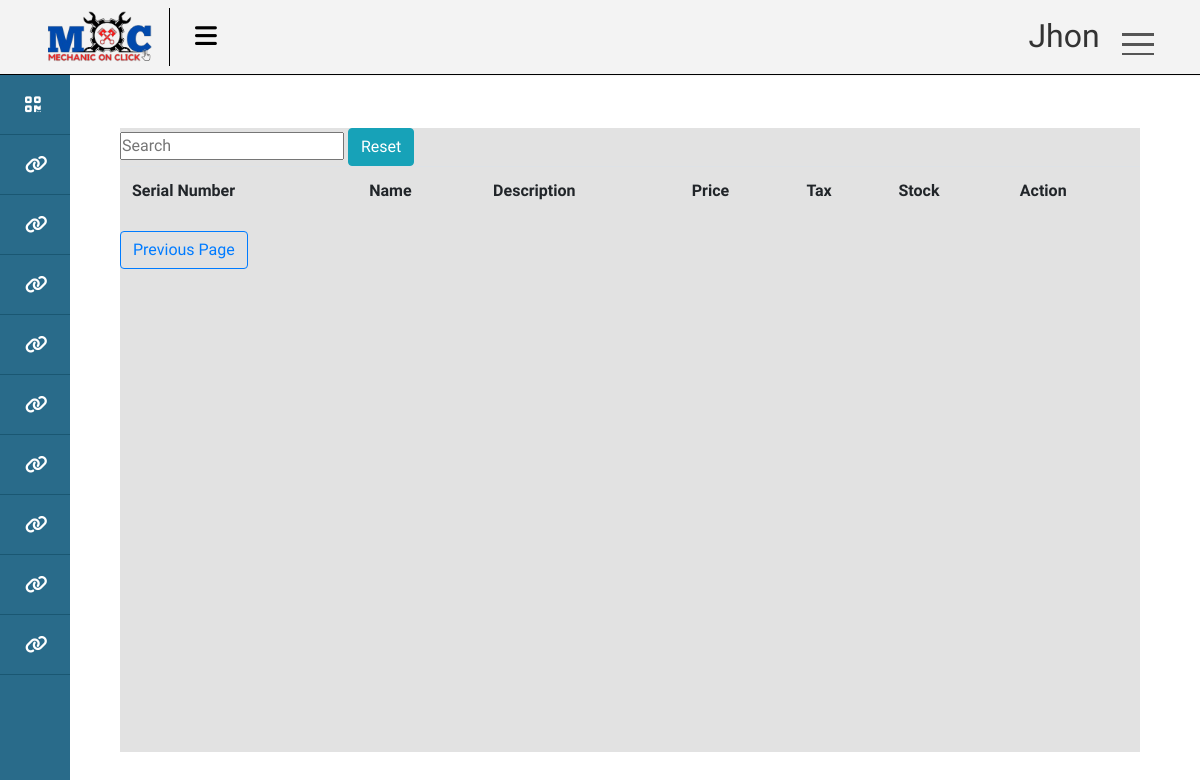
Page /products/ (signed in) on the earlier database version.
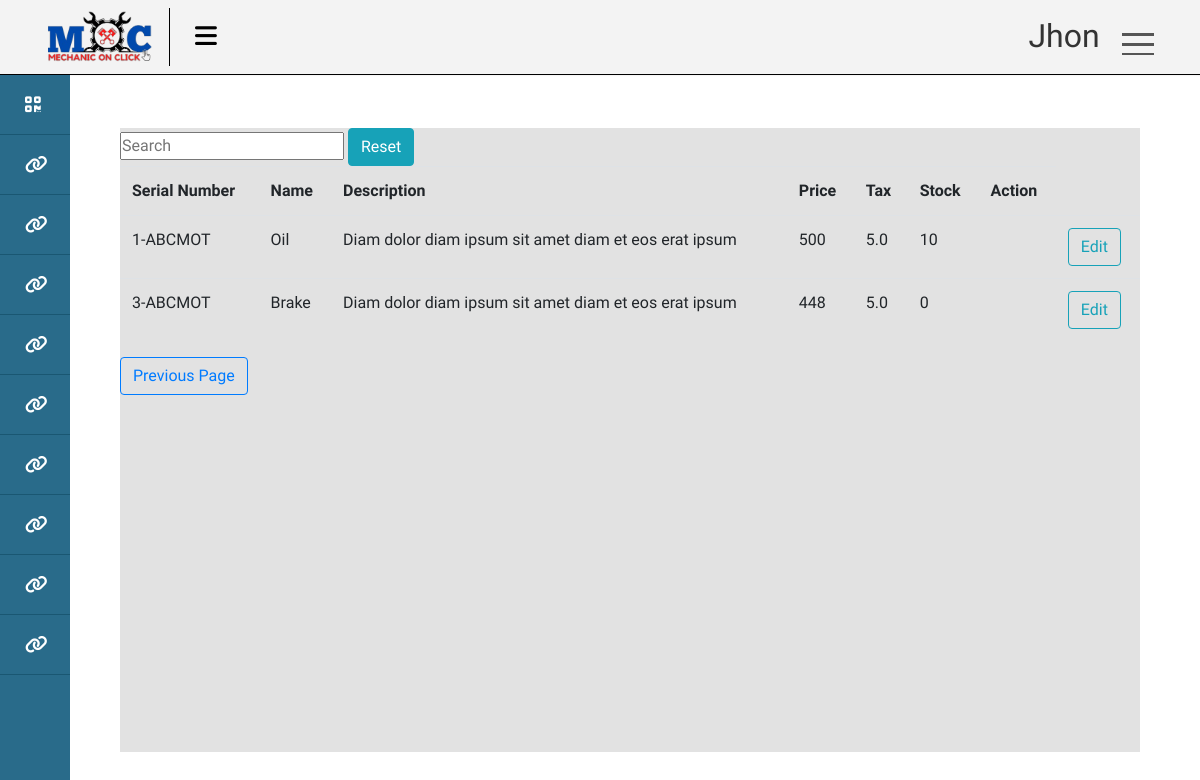
Same page on the later database version.
### account/models.py (models this page shows)
class User(AbstractUser):
    class Role(models.TextChoices):
        ADMIN = "ADMIN" , "Admin"
        CUSTOMER = 'CUSTOMER' , "Customer"
        EMPLOYEE = 'EMPLOYEE' , 'Employee'
        HR = 'HR' , 'Human Resource Manager'
        SM = 'SM' , 'Service Manager'
        SA = 'SA' , 'Service Advisor'
        NA = 'NA' , 'NA'
        BSM = 'BSM' , 'Body Shop Manager'
        BSA = 'BSA' , 'Body Shop Advisor'
        CRM = 'CRM' , 'Customer Relationship Manager'
        SPM = 'SPM' , 'Spare Part Manager'
        SPE = 'SPE' , 'Spare Part Executive'
        AM  = 'AM' , 'Account Manager'
    phone = models.CharField(max_length=13,unique=True , null=True , blank=True)
    role = models.CharField(max_length=50 , choices=Role.choices ,default= Role.CUSTOMER)
    is_active = models.BooleanField(default=False)

### ERP/models.py (models this page shows, shortened)
class CenterProduct(models.Model):
    name = models.CharField(max_length=100)
    description = models.CharField(max_length=400, default="Diam dolor diam ipsum sit amet diam et eos erat ipsum")
    purchase_price = models.IntegerField(default=300)
    price = models.IntegerField(default=500)
    center = models.ForeignKey(Center,on_delete= models.CASCADE)
    serial_number = models.CharField(max_length=50 , unique=True)
    tax = models.FloatField(default=5)
    stock = models.IntegerField(default=0)

### account/decorators.py (the view)
        def wrapper(request , *args, **kwargs):
            group = None
            role = request.user.role
            print(role)
            if role in allowed_roles:
                return view_func(request , *args, **kwargs)
            else :
                print('User Not allowed')
                return redirect('unauth_page')

### ERP/views.py (called while the page is built)
@login_required(login_url= 'login_page')
@allowed_users(allowed_roles=[User.Role.EMPLOYEE,User.Role.ADMIN])
def center_product_list(request):
    admin = Employee.objects.get(user = request.user )
    center = admin.center
    products = CenterProduct.objects.filter(center = center)
    context = {
        'products' : products
        }
    return render(request,'ERP/product/list_view.html',context)

### templates/ERP/product/list_view.html (shortened to what this page needs)
{% extends 'ERP/base.html' %}
{% load static %}
{% block content %}
{% include 'ERP/search_widget.html' %}
<table id="myTable" class = 'table'>
    <tr>
        <th>Serial Number</th>
        <th>Name</th>
        <th>Description</th>
        <th>Price</th>
        <th>Tax</th>
        <th>Stock</th>
        <th>Action</th>
        </tr>
        {% for product in products %}
        <tr>
            <td>{{product.serial_number}}</td>
            <td>{{product.name}}</td>
            <td>{{product.description}}</td>
            <td>{{product.price}}</td>
            <td>{{product.tax}}</td>
            <td>{{product.stock}}</td>
            <td>{{product.additional_products}}</td>
            <td>
                <a class="btn btn-outline-info" href="">Edit</a>
            </td>
        </tr>
        {% endfor %}
        </table>
        <input class="btn btn-outline-primary" type=button value="Previous Page" onClick="javascript:history.go(-1);">
{% endblock %}

### templates/ERP/base.html (shortened to what this page needs)
{% load static %}
<!DOCTYPE html>
<html lang="en">
<head>
   <link rel="stylesheet" href="{% static 'css/dashboard.css' %}">
   <link rel="stylesheet" href="https://cdn.jsdelivr.net/npm/bootstrap@4.0.0/dist/css/bootstrap.min.css">
 </head>
</head>
<body>
<div id="main">
 <div class="wrapper hover_collapse">
	<div class="top_navbar">
		<div class="logo"><img src="{% static 'img/MoC.png' %}" alt=""></div>
		<div class="menu">
			<div class="hamburger">
				<i class="fas fa-bars"></i>
			</div>
		</div>
	</div>
    <div class="navigation">
		<div class="userBx">
			<p class="username">{{request.user}}</p>
		</div>
		<div class="menuToggle"></div>
      <ul class="menu2">
	  </ul>
	</div>
	{% include 'ERP/dashboard/main_dash.html' %}
	<div class="box">
        {% block content %}
        {% endblock %}
	</div>
</div>
</div>
</body>
</html>

### templates/ERP/dashboard/main_dash.html
{% if request.user.role == "CUSTOMER" %}
{% include 'ERP/dashboard/customer.html' %}
{% else %}
{% include 'ERP/dashboard/admin.html' %}
{% endif %}

### templates/ERP/dashboard/admin.html (shortened to what this page needs)
<div class="sidebar">
    <div class="sidebar_inner">
    <ul>
        <li>
            <a href=" {% url 'add_service_page' %} ">
                <span class="icon"><i class="fa fa-qrcode"></i></span>
            </a>
        </li>
        <li>
            <a href="{% url 'employee_service_list' %}">
                <span class="icon"><i class="fa fa-link"></i></span>
            </a>
        </li>
        <li>
            <a href="{% url 'estimates' %}">
                <span class="icon"><i class="fa fa-link"></i></span>
            </a>
        </li>
        <li>
            <a href="{% url 'approve_page' %}">
                <span class="icon"><i class="fa fa-link"></i></span>
            </a>
        </li>
        <li>
            <a href="{% url 'attendance' %}">
                <span class="icon"><i class="fa fa-link"></i></span>
            </a>
        </li>
        <li>
            <a href="{% url 'assign_task' %}">
                <span class="icon"><i class="fa fa-link"></i></span>
            </a>
        </li>
        <li>
            <a href="{% url 'tasks_list' %}">
                <span class="icon"><i class="fa fa-link"></i></span>
            </a>
        </li>
        <li>
            <a href="{% url 'employee_tasks' %}">
                <span class="icon"><i class="fa fa-link"></i></span>
            </a>
        </li>
        <li>
            <a href="{% url 'center_product_list' %}">
                <span class="icon"><i class="fa fa-link"></i></span>
            </a>
        </li>
        <li>
            <a href="{% url 'add_product' %}">
                <span class="icon"><i class="fa fa-link"></i></span>
            </a>
        </li>
    </ul>
    </div>
</div>

### templates/ERP/search_widget.html
<div >
    <input placeholder="Search" type="text" id="searchbox" onkeyup="searchFunction()">
    <a href="" class="btn btn-info">Reset</a>
</div>

### static/css/dashboard.css (style rules this page uses)
* { font-family: "Baloo Paaji 2", cursive; margin: 0; padding: 0; box-sizing: border-box; list-style: none; text-decoration: none; }
body { background: #ffffff; }
#main { width:100%; height:100%; background-color: salmon; }
.top_navbar { position: fixed; top: 0; left: 0; width: 100%; height: 75px; background: #f3f3f3; box-shadow: 1px 0 2px rgba(0, 0, 0, 0.125); display: flex; align-items: center; border-bottom: 1px solid #000000; }
.top_navbar .logo { width: 170px; padding: 0px 45px; color: white; border-right: 1px solid #000000; }
.top_navbar > .logo > img { width: 110px; }
.top_navbar .menu { width: calc(50% - 250px); padding: 0 25px; display: flex; justify-content: space-between; align-items: center; }
.top_navbar .hamburger { font-size: 25px; cursor: pointer; color: rgb(0, 0, 0); }
.hover_collapse .sidebar { width: 70px; }
.navigation { position: absolute; top: 0px; top: 14px; right: 32px; width: 160px; height: 69px; display: flex; justify-content: space-between; transition: height 0.5s, width 0.5s; overflow: hidden; z-index: 9999; border-radius: 25px; }
.navigation .userBx { position: relative; width: 60px; height: 60px; display: flex; margin-left: 12%; display: flex; align-items: center; justify-content: space-evenly; transition: 0.5s; transition-delay: 0.5s; }
.navigation .userBx .username { white-space: nowrap; text-overflow: hidden; margin-left: 2%; color: #333; font-size: 32px; }
.navigation .menuToggle { position: relative; width: 60px; height: 60px; cursor: pointer; display: flex; justify-content: center; align-items: center; }
.navigation .menuToggle::before { content: ""; position: absolute; width: 32px; height: 3px; background-color: #555; transform: translateY(-10px); box-shadow: 0 10px #555; transition: 0.5s; }
.navigation .menuToggle::after { content: ""; position: absolute; width: 32px; height: 2px; background-color: #555; transform: translateY(10px); transition: 0.5s; }
.sidebar { position: fixed; top: 75px; left: 0; width: 280px; height: 100%; background: #296b8a; z-index: 99; }
.sidebar ul li a { display: block; padding: 16px 25px; border-bottom: 1px solid #1a5772; color: #0e94d4; }
.sidebar ul li a .icon { font-size: 18px; color: white; vertical-align: middle; }
.menu2 { position: absolute; width: 100%; height: calc(100%-60px); margin-top: 60px; padding: 20px; border-top: 1px solid black; }
#main .box { position: fixed; width: 85%; height: 78%; background-color: #e2e2e2; position: absolute; right:5%; bottom: 6%; }

Differences in the rows shown:
added CenterProduct: serial_number "1-ABCMOT", name "Oil", description "Diam dolor diam ipsum sit amet diam et eos erat ipsum", price "500", tax "5.0", stock "10"
added CenterProduct: serial_number "3-ABCMOT", name "Brake", description "Diam dolor diam ipsum sit amet diam et eos erat ipsum", price "448", tax "5.0", stock "0"
